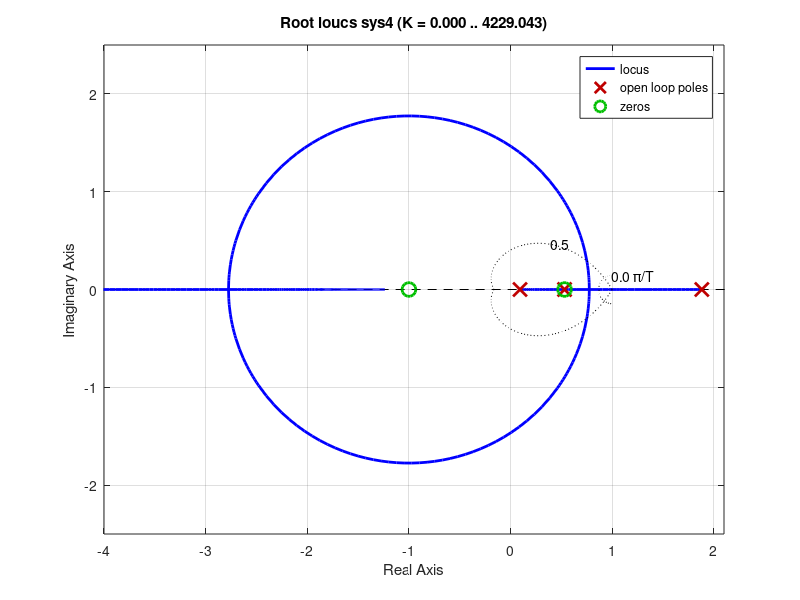

Here is the MATLAB script that generated this plot: (Note: this script raises an error after producing the figure.)
%ECE579Test2
%b)
num=[20];
den=[1 0 -1000];
sys1=tf(num,den);%
rlocus(sys1);

%c)
Ts=0.02;
sys2=c2d(sys1,Ts,'zoh');
rlocus(sys2)

%d)
%adding a lead compensator as sys3
a=0.5313;
b=0.093;
numc=[1 -a];
denc=[1 -b];
sys3=tf(numc,denc,Ts);% controller sys3
sys4=sys2*sys3;
rlocus(sys4);
zgrid(0.5,23*Ts/pi);
axis([-4 2.1 -2.5 2.5])
%ploting step response
plot(Position(:,1),Position(:,2),'-x',Position(:,1),Position(:,3))
grid on
xlabel('Time(s)')
ylabel('Position x(m)/Current i(A)')
title('Step Response')
legend('Output','Input')

%e
%changing m
n=1;
for m=0.001:0.001:0.1
k1=20;
k2=0.4;
nume=[k2/m]
dene=[1 0 -k1/m]
sys6=tf(nume,dene)
sys7=c2d(sys6,Ts,'zoh')
sys8=sys7*116*sys3;%controller and plant
all=1+sys8;
[numa, dena]=tfdata(all)
f=[numa{1,1}(1,1) numa{1,1}(1,2) numa{1,1}(1,3) numa{1,1}(1,4)]
p=roots(f)
pole(n,:)=p;
n=n+1;
end

%plot
zgrid
hold on
r1=real(pole(:,1));
i1=imag(pole(:,1));
plot(r1,i1,'*r')
hold on
r2=real(pole(:,2));
i2=imag(pole(:,2));
plot(r2,i2,'+g')
hold on
r3=real(pole(:,3));
i3=imag(pole(:,3));
plot(r3,i3,'xb')

%e
%changing k1
n=1;
for k1=1:0.2:30
m=0.02
k2=0.4;
nume=[k2/m]
dene=[1 0 -k1/m]
sys6=tf(nume,dene)
sys7=c2d(sys6,Ts,'zoh')
sys8=sys7*116*sys3;%controller and plant
all=1+sys8;
[numa, dena]=tfdata(all)
f=[numa{1,1}(1,1) numa{1,1}(1,2) numa{1,1}(1,3) numa{1,1}(1,4)]
p=roots(f)
pole(n,:)=p;
n=n+1;
end
%plot
zgrid
hold on
r1=real(pole(:,1));
i1=imag(pole(:,1));
plot(r1,i1,'*r')
hold on
r2=real(pole(:,2));
i2=imag(pole(:,2));
plot(r2,i2,'+g')
hold on
r3=real(pole(:,3));
i3=imag(pole(:,3));
plot(r3,i3,'xb')



